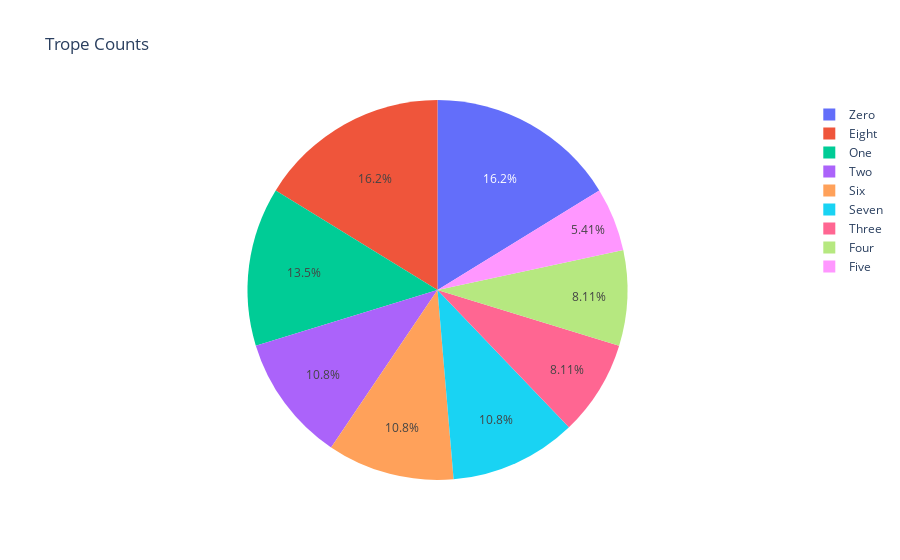

Notebook cell for this chart:
### Code cell
labels = ["Zero", "One", "Two", "Three", "Four", "Five", "Six", "Seven", "Eight"]
values = data

fig = go.Figure(data = [go.Pie(
            labels = labels,
            values = test_data,
            )])
fig.update_layout(title_text = "Trope Counts", legend = dict(traceorder = "normal"))
fig.show()

### Figure 1 — Plotly figure (JSON) as saved in the notebook; plotly's stock layout.template omitted (floating-point values rounded to 4 significant figures)
{"data": [{"labels": ["Zero", "One", "Two", "Three", "Four", "Five", "Six", "Seven", "Eight"], "type": "pie", "values": [6, 5, 4, 3, 3, 2, 4, 4, 6, 3, 1, 6, 3, 3, 3, 0, 5, 3, 1, 4, 5, 5, 2, 8, 3, 1, 4, 5, 4, 5, 2, 3, 5, 5, 4, 4, 5, 6, 3, 4, 2, 1, 5, 5, 4, 4, 3, 4, 0, 4, 3, 0, 1, 4, 5, 3, 5, 3, 1, 3, 6, 6, 3, 5, 3]}], "layout": {"legend": {"traceorder": "normal"}, "title": {"text": "Trope Counts"}}}
